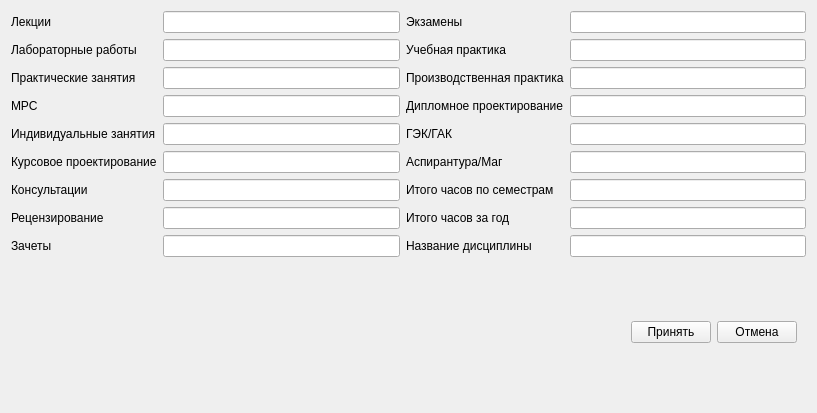
<?xml version="1.0" encoding="UTF-8"?>
<ui version="4.0">
 <class>AddLine</class>
 <widget class="QWidget" name="AddLine">
  <property name="geometry">
   <rect>
    <x>0</x>
    <y>0</y>
    <width>817</width>
    <height>413</height>
   </rect>
  </property>
  <property name="windowTitle">
   <string>Form</string>
  </property>
  <layout class="QGridLayout" name="gridLayout">
   <item row="0" column="0">
    <widget class="QLabel" name="label">
     <property name="text">
      <string>Лекции</string>
     </property>
    </widget>
   </item>
   <item row="0" column="1">
    <widget class="QLineEdit" name="lineEdit"/>
   </item>
   <item row="0" column="2">
    <widget class="QLabel" name="label_17">
     <property name="text">
      <string>Экзамены</string>
     </property>
    </widget>
   </item>
   <item row="0" column="3">
    <widget class="QLineEdit" name="lineEdit_17"/>
   </item>
   <item row="1" column="0">
    <widget class="QLabel" name="label_2">
     <property name="text">
      <string>Лабораторные работы</string>
     </property>
    </widget>
   </item>
   <item row="1" column="1">
    <widget class="QLineEdit" name="lineEdit_2"/>
   </item>
   <item row="1" column="2">
    <widget class="QLabel" name="label_14">
     <property name="text">
      <string>Учебная практика</string>
     </property>
    </widget>
   </item>
   <item row="1" column="3">
    <widget class="QLineEdit" name="lineEdit_11"/>
   </item>
   <item row="2" column="0">
    <widget class="QLabel" name="label_3">
     <property name="text">
      <string>Практические занятия</string>
     </property>
    </widget>
   </item>
   <item row="2" column="1">
    <widget class="QLineEdit" name="lineEdit_3"/>
   </item>
   <item row="2" column="2">
    <widget class="QLabel" name="label_11">
     <property name="text">
      <string>Производственная практика</string>
     </property>
    </widget>
   </item>
   <item row="2" column="3">
    <widget class="QLineEdit" name="lineEdit_14"/>
   </item>
   <item row="3" column="0">
    <widget class="QLabel" name="label_4">
     <property name="text">
      <string>МРС</string>
     </property>
    </widget>
   </item>
   <item row="3" column="1">
    <widget class="QLineEdit" name="lineEdit_4"/>
   </item>
   <item row="3" column="2">
    <widget class="QLabel" name="label_10">
     <property name="text">
      <string>Дипломное проектирование</string>
     </property>
    </widget>
   </item>
   <item row="3" column="3">
    <widget class="QLineEdit" name="lineEdit_12"/>
   </item>
   <item row="4" column="0">
    <widget class="QLabel" name="label_5">
     <property name="text">
      <string>Индивидуальные занятия</string>
     </property>
    </widget>
   </item>
   <item row="4" column="1">
    <widget class="QLineEdit" name="lineEdit_5"/>
   </item>
   <item row="4" column="2">
    <widget class="QLabel" name="label_12">
     <property name="text">
      <string>ГЭК/ГАК</string>
     </property>
    </widget>
   </item>
   <item row="4" column="3">
    <widget class="QLineEdit" name="lineEdit_15"/>
   </item>
   <item row="5" column="0">
    <widget class="QLabel" name="label_6">
     <property name="text">
      <string>Курсовое проектирование</string>
     </property>
    </widget>
   </item>
   <item row="5" column="1">
    <widget class="QLineEdit" name="lineEdit_6"/>
   </item>
   <item row="5" column="2">
    <widget class="QLabel" name="label_13">
     <property name="text">
      <string>Аспирантура/Маг</string>
     </property>
    </widget>
   </item>
   <item row="5" column="3">
    <widget class="QLineEdit" name="lineEdit_16"/>
   </item>
   <item row="6" column="0">
    <widget class="QLabel" name="label_7">
     <property name="text">
      <string>Консультации</string>
     </property>
    </widget>
   </item>
   <item row="6" column="1">
    <widget class="QLineEdit" name="lineEdit_7"/>
   </item>
   <item row="6" column="2">
    <widget class="QLabel" name="label_16">
     <property name="text">
      <string>Итого часов по семестрам</string>
     </property>
    </widget>
   </item>
   <item row="6" column="3">
    <widget class="QLineEdit" name="lineEdit_13"/>
   </item>
   <item row="7" column="0">
    <widget class="QLabel" name="label_8">
     <property name="text">
      <string>Рецензирование</string>
     </property>
    </widget>
   </item>
   <item row="7" column="1">
    <widget class="QLineEdit" name="lineEdit_8"/>
   </item>
   <item row="7" column="2">
    <widget class="QLabel" name="label_18">
     <property name="text">
      <string>Итого часов за год</string>
     </property>
    </widget>
   </item>
   <item row="7" column="3">
    <widget class="QLineEdit" name="lineEdit_10"/>
   </item>
   <item row="8" column="0">
    <widget class="QLabel" name="label_9">
     <property name="text">
      <string>Зачеты</string>
     </property>
    </widget>
   </item>
   <item row="8" column="1">
    <widget class="QLineEdit" name="lineEdit_9"/>
   </item>
   <item row="9" column="0" colspan="4" alignment="Qt::AlignmentFlag::AlignRight">
    <widget class="QWidget" name="widget" native="true">
     <layout class="QGridLayout" name="gridLayout_2">
      <item row="0" column="0">
       <widget class="QPushButton" name="applyButton">
        <property name="sizePolicy">
         <sizepolicy hsizetype="Fixed" vsizetype="Fixed">
          <horstretch>0</horstretch>
          <verstretch>0</verstretch>
         </sizepolicy>
        </property>
        <property name="text">
         <string>Принять</string>
        </property>
       </widget>
      </item>
      <item row="0" column="1">
       <widget class="QPushButton" name="closeButton">
        <property name="sizePolicy">
         <sizepolicy hsizetype="Fixed" vsizetype="Fixed">
          <horstretch>0</horstretch>
          <verstretch>0</verstretch>
         </sizepolicy>
        </property>
        <property name="text">
         <string>Отмена</string>
        </property>
       </widget>
      </item>
     </layout>
    </widget>
   </item>
   <item row="8" column="2">
    <widget class="QLabel" name="label_15">
     <property name="text">
      <string>Название дисциплины</string>
     </property>
    </widget>
   </item>
   <item row="8" column="3">
    <widget class="QLineEdit" name="lineEdit_18"/>
   </item>
  </layout>
 </widget>
 <resources/>
 <connections/>
</ui>
